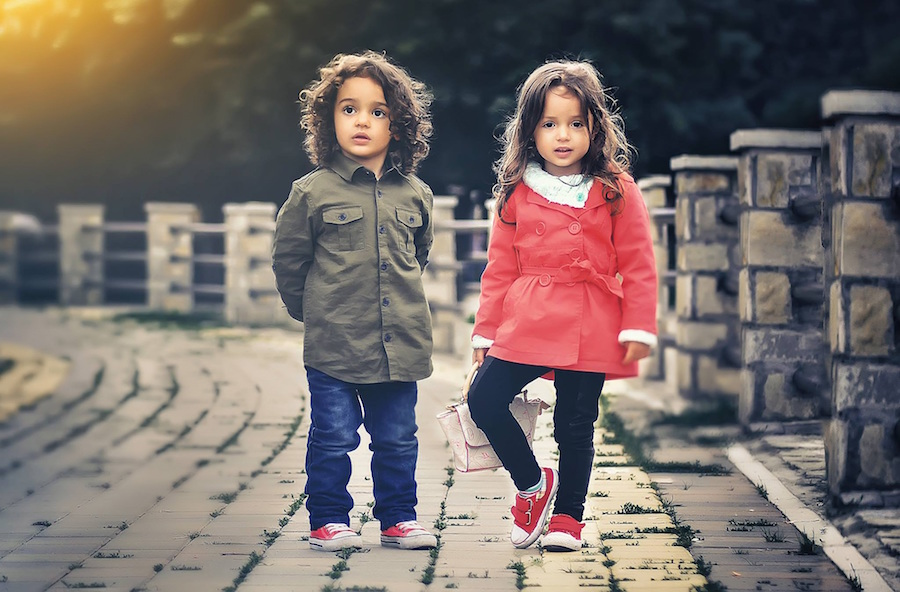
#> input picture Media/face-001.jpg, 900 x 592 px, found by its file name
$ python 'face detection.py'
#> lines starting #> are read from the running program, lines starting #| are printed output that depends on the picture; after the words box and inside, x2 and y2 are one past the last pixel; in counts of white or black regions, pixels touching at a corner belong together
import numpy as np
import cv2

face_cascade = cv2.CascadeClassifier(cv2.data.haarcascades + 'haarcascade_frontalface_default.xml')
eye_cascade = cv2.CascadeClassifier(cv2.data.haarcascades + 'haarcascade_eye.xml')

img = cv2.imread('./Media/face-001.jpg')
#> img is the input picture: shape (592, 900, 3); mean B, G, R 106.3, 109.5, 120.4
gray = cv2.cvtColor(img, cv2.COLOR_BGR2GRAY)
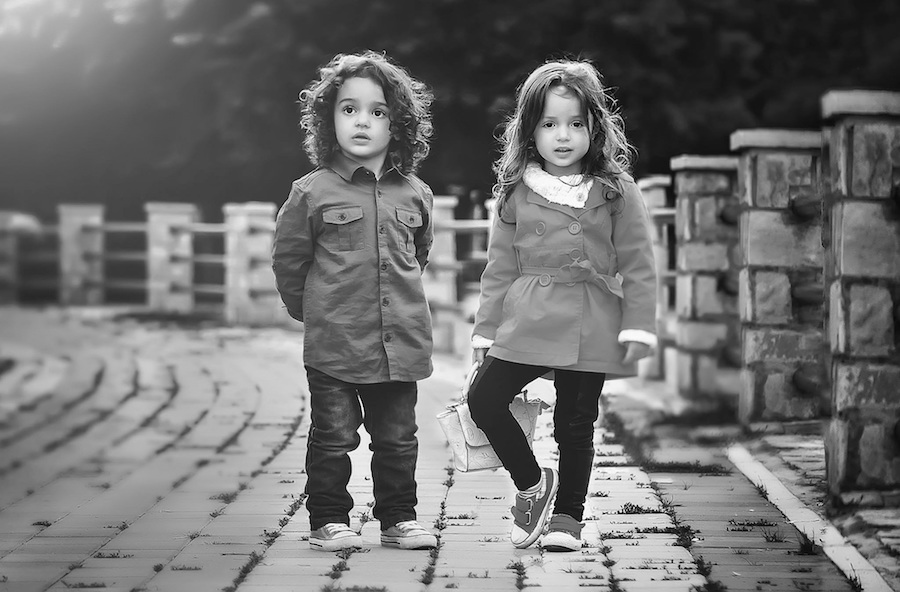
#> gray: shape (592, 900); min 0, max 255, mean 112.4

faces = face_cascade.detectMultiScale(gray, 1.3, 5)
#> faces = [[531, 102, 65, 65], [325, 83, 75, 75]]
for face in faces:
    x, y, width, height = face
    # draw a rectangle for detection
    cv2.rectangle(img, (x, y), (x + width, y + height), (0, 0, 255), 1)
    roi_gray = gray[y:y+height, x:x+width]
    roi_color = img[y:y+height, x:x+width]

    eyes = eye_cascade.detectMultiScale(roi_gray)
    for (ex,ey,ew,eh) in eyes:
        cv2.rectangle(roi_color,(ex,ey),(ex+ew,ey+eh),(0,255,0),2)
#> this loop made 2 passes
#> (x, y, width, height, eyes) on passes 1 to 2: (531, 102, 65, 65, [[8, 11, 21, 21], [33, 11, 22, 22]]), (325, 83, 75, 75, [[11, 14, 25, 25], [42, 19, 22, 22]])
#> pass 1, `roi_gray = gray[y:y+height, x:x+width]`:
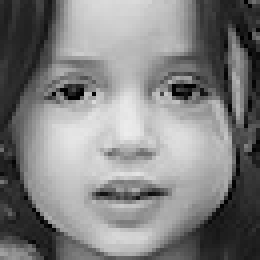
#> roi_gray: shape (65, 65) (shown 4 times larger); min 1, max 236, mean 128.7
#> pass 1, `roi_color = img[y:y+height, x:x+width]`:
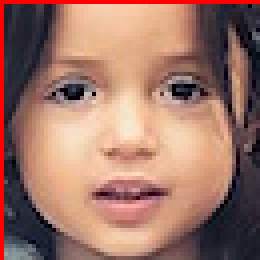
#> roi_color: shape (65, 65, 3) (shown 4 times larger); mean B, G, R 104.3, 117.4, 158.8
#> pass 2, `roi_gray = gray[y:y+height, x:x+width]`:
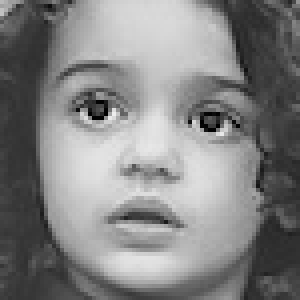
#> roi_gray: shape (75, 75) (shown 4 times larger); min 0, max 237, mean 131
#> pass 2, `roi_color = img[y:y+height, x:x+width]`:
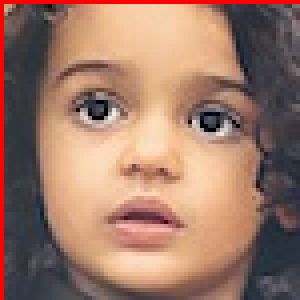
#> roi_color: shape (75, 75, 3) (shown 4 times larger); mean B, G, R 104.6, 121.3, 157.8
#> after the loop:
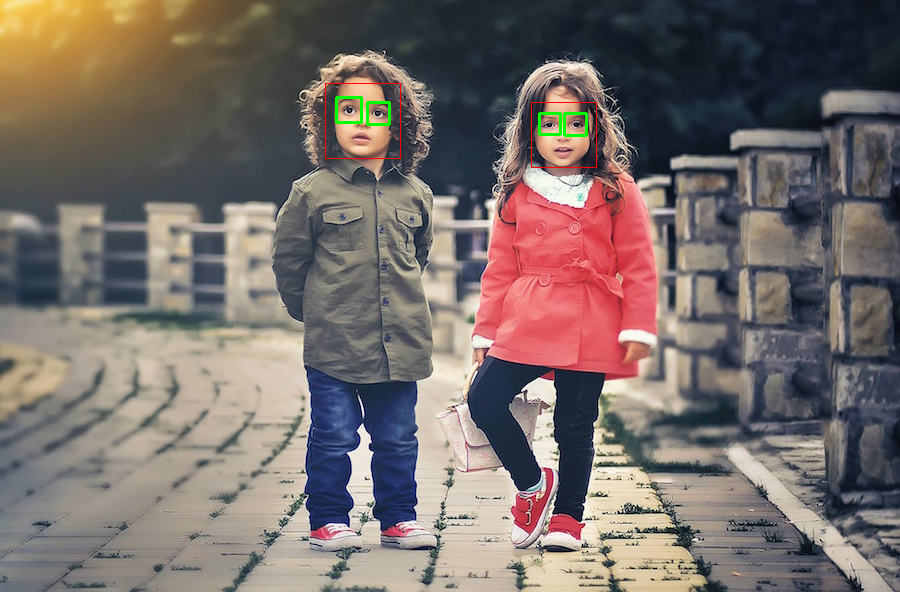
#> img: shape (592, 900, 3); 0.3% of pixels changed, all inside (x1, y1, x2, y2) = (325, 83, 597, 168)
#> after the loop:
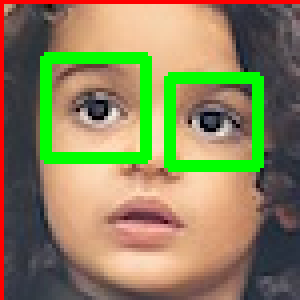
#> roi_color: shape (75, 75, 3) (shown 4 times larger); 9.88% of pixels changed, all inside (x1, y1, x2, y2) = (10, 13, 66, 43)

cv2.imshow('Face Detection',img)
k = cv2.waitKey(0) & 0xFF
#> (key Esc is pressed here)

if k == 27:
    cv2.destroyAllWindows()
elif k == ord('s'):
    cv2.imwrite('./Media/face-detected.jpeg', img)
    cv2.destroyAllWindows()
